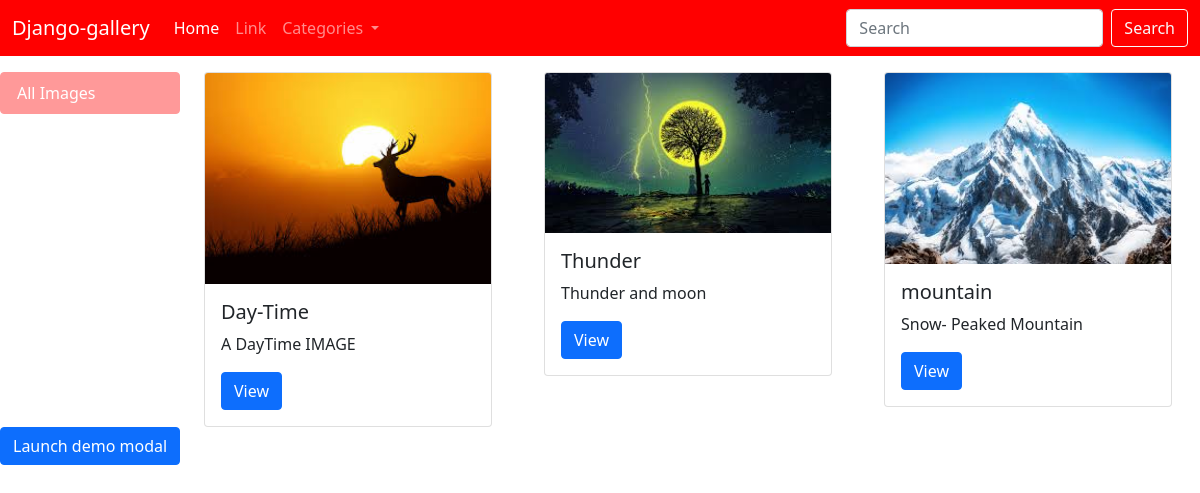
The app's page /category/2/ with its own data.
### myapp/models.py (models this page shows, shortened)
class Image(models.Model):
    title = models.CharField(max_length=200)
    description = models.TextField()
    image= models.ImageField( upload_to='images')
    added_date = models.DateField()
    cat = models.ForeignKey(Category,on_delete=models.CASCADE)

### djangogallery/views.py (the view)
# urls.py: path('category/<int:cid>/',show_category_page)
def show_category_page(request,cid):
    print(cid)
    cats = Category.objects.all()
    category = Category.objects.get(pk=cid)
    images = Image.objects.filter(cat=category)
    data= {'images':images, 'cats':cats}
    return render(request, "home.html",data)

### templates/home.html (shortened to what this page needs)
<!doctype html>
<html lang="en">
  <head>
    <link href="https://cdn.jsdelivr.net/npm/bootstrap@5.0.0-beta1/dist/css/bootstrap.min.css" rel="stylesheet">
  </head>
  <body>
    {% include 'navbar.html' %}
    <div class="row">
        <div class="col-md-2">
          <div class="list-group mt-3">
              <a href="/home" class="list-group-item list-group-item-action active" aria-current="true">
                    All Images
              </a>
          </div>
        </div>
        <div class="col-md-10">
           <div class="row mt-3">
                       {% for i in images %}
                        <div class="col-md-4">
                        <div class="card-column col-4 ">
                        <div class="card *ngFor='let l of list1 | async'"  style="width: 18rem ">
                            <img src="/media/{{i.image}}" class="card-img-top" alt="...">
                            <div class="card-body">
                              <h5 class="card-title">{{i.title}}</h5>
                              <p class="card-text">{{i.description}}</p>
                              <a href="#" class="btn btn-primary" >View</a>
                            </div>
                        </div>
                         </div>
               </div>
                {% endfor %}
           </div>
        </div>
    </div>
<button type="button" class="btn btn-primary" data-toggle="modal" data-target="#exampleModalCenter">
  Launch demo modal
</button>
  </body>
</html>

### templates/home.html (style rules this page uses)
.list-group-item.active { background: #ff9999!important; border-color: #ff9999!important; }

### records on screen
Image: image (picture), title "Day-Time", description "A DayTime IMAGE"
Image: image (picture), title "Thunder", description "Thunder and moon"
Image: image (picture), title "mountain", description "Snow- Peaked Mountain"
